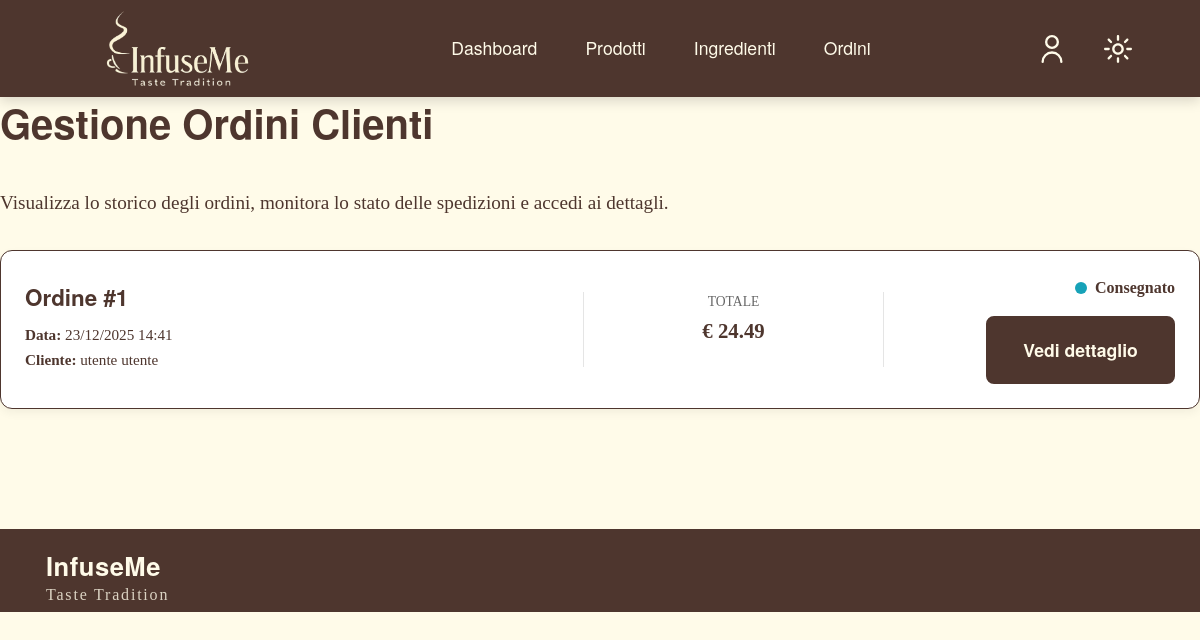
The app's page /src/gestioneOrdini.php (signed in) with its own data.
### tables this page shows
CREATE TABLE ordine (
    id_ordine INT UNSIGNED AUTO_INCREMENT PRIMARY KEY,
    id_utente INT UNSIGNED NOT NULL,
    data_ordine DATETIME NOT NULL DEFAULT CURRENT_TIMESTAMP,
    data_consegna DATE NULL,
    indirizzo_spedizione VARCHAR(255) NULL,
    stato_ord ENUM('in_attesa','pagato','in_preparazione','spedito','consegnato','annullato') NOT NULL DEFAULT 'in_attesa',
    conferma_pagamento BOOLEAN NOT NULL DEFAULT FALSE,
    sottototale DECIMAL(10,2) NOT NULL DEFAULT 0.00,
    spese_spedizione DECIMAL(10,2) NOT NULL DEFAULT 4.99,
    totale DECIMAL(10,2) NOT NULL,
    omaggio BOOLEAN NOT NULL DEFAULT FALSE,
    descrizione_omaggio VARCHAR(255) NULL,
    note TEXT NULL,
    FOREIGN KEY (id_utente) REFERENCES utente(id_utente) ON DELETE RESTRICT,
    CONSTRAINT chk_ordine_totale CHECK (totale >= 0),
    CONSTRAINT chk_ordine_sottototale CHECK (sottototale >= 0)
);

CREATE TABLE utente (
    id_utente INT UNSIGNED AUTO_INCREMENT PRIMARY KEY,
    nome VARCHAR(100) NOT NULL,
    cognome VARCHAR(100) NOT NULL,
    email VARCHAR(255) NOT NULL UNIQUE,
    password_hash VARCHAR(255) NOT NULL,
    data_nascita DATE NOT NULL,
    indirizzo VARCHAR(255) NULL,
    citta VARCHAR(100) NULL,
    cap VARCHAR(20) NULL,
    paese VARCHAR(100) NULL DEFAULT 'Italia',
    data_registrazione DATETIME NOT NULL DEFAULT CURRENT_TIMESTAMP,
    is_active BOOLEAN NOT NULL DEFAULT TRUE
);

### src/gestioneOrdini.php (the view, shortened to what this page needs)
<?php
require_once 'php/connessione.php';
$sql = "SELECT ordine.*, utente.nome, utente.cognome
        FROM ordine
        JOIN utente ON ordine.id_utente = utente.id_utente
        ORDER BY data_ordine DESC";
try {
    $ordini = $pdo->query($sql)->fetchAll();
} catch (PDOException $e) {
    die("Errore recupero ordini: " . $e->getMessage());
}
?>
<!DOCTYPE html>
<html lang="it">
<head>
    <link rel="stylesheet" href="style.css" type="text/css">
</head>
<body>
    <header>
        <div class="header-container">
            <div class="logo">
                <a href="home.php" aria-label="Torna alla home" class="logo-button">
                    <img src="images/logo/logoChiaro.webp" alt="InfuseMe" class="logo-image logo-light">
                </a>
            </div>
            <nav aria-label="Menu principale" role="navigation">
                <ul class="main-nav">
                    <li><a href="dashboardAdmin.php"><span lang="en">Dashboard</span></a></li>
                    <li><a href="gestioneProdotti.php">Prodotti</a></li>
                    <li><a href="gestioneIngredienti.php">Ingredienti</a></li>
                    <li><a href="gestioneOrdini.php" class="current-page" aria-current="page">Ordini</a></li>
                </ul>
            </nav>
            <div class="header-utilities">
                <a href="paginaUtente.html" class="icon-button" aria-label="Accedi all'area personale">
                    <svg class="icon-svg" xmlns="http://www.w3.org/2000/svg" viewBox="0 0 24 24" aria-hidden="true">
                        <path d="M12,12A6,6,0,1,0,6,6,6.006,6.006,0,0,0,12,12ZM12,2A4,4,0,1,1,8,6,4,4,0,0,1,12,2Z"/>
                        <path d="M12,14a9.01,9.01,0,0,0-9,9,1,1,0,0,0,2,0,7,7,0,0,1,14,0,1,1,0,0,0,2,0A9.01,9.01,0,0,0,12,14Z"/>
                    </svg>
                </a>
                <button class="icon-button theme-toggle" aria-label="Cambia tema">
                </button>
            </div>
        </div>
    </header>
    <main id="main-content" role="main">
        <h1>Gestione Ordini Clienti</h1>
        <p>Visualizza lo storico degli ordini, monitora lo stato delle spedizioni e accedi ai dettagli.</p>
        <div class="order-list">
            <?php foreach ($ordini as $ordine):
                $stato = $ordine['stato_ord'];
                $mappaStati = [
                    'annullato' => 'stato-rosso',
                    'in_attesa' => 'stato-giallo',
                    'in_preparazione' => 'stato-giallo',
                    'pagato' => 'stato-verde',
                    'spedito' => 'stato-verde',
                    'consegnato' => 'stato-blu'
                ];
                $classStato = isset($mappaStati[$stato]) ? $mappaStati[$stato] : 'stato-giallo';
                $statoFormattato = ucfirst(str_replace('_', ' ', $stato));
            ?>
            <article class="order-card">
                <div class="order-info">
                    <h3 class="order-number">Ordine #<?php echo $ordine['id_ordine']; ?></h3>
                    <div class="order-meta">
                        <p><strong>Data:</strong> <?php echo date("d/m/Y H:i", strtotime($ordine['data_ordine'])); ?></p>
                        <p><strong>Cliente:</strong> <?php echo htmlspecialchars($ordine['nome'] . " " . $ordine['cognome']); ?></p>
                    </div>
                </div>
                <div class="order-price">
                    <p>Totale</p>
                    <p>€ <?php echo number_format($ordine['totale'], 2); ?></p>
                </div>
                <div class="order-status-action">
                    <div class="status-wrapper">
                        <span class="<?php echo $classStato; ?>"></span>
                        <span><?php echo $statoFormattato; ?></span>
                    </div>
                    <a href="dettaglioOrdineAdmin.php?id=<?php echo $ordine['id_ordine']; ?>" class="bottone-primario">Vedi dettaglio</a>
                </div>
            </article>
            <?php endforeach; ?>
        </div>
    </main>
    <footer>
        <div class="container">
            <div class="footer-section">
                <div class="footer-brand">
                    <div class="brand-name"><span lang="en">InfuseMe</span></div>
                    <div class="motto-brand"><span lang="en">Taste Tradition</span></div>
                </div>
            </div>
        </div>
    </footer>
</body>
</html>

### records on screen
ordine: id_ordine "1", data_ordine "23/12/2025 14:41", id_utente.cognome "utente utente", totale "24.49", stato_ord "Consegnato"
